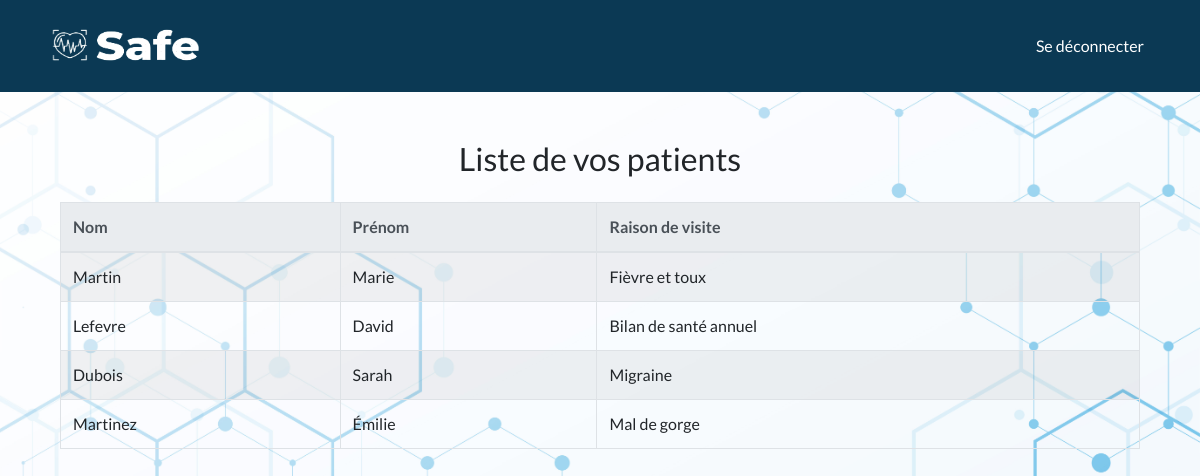
The page /consulter-patients/ (signed in) on the database its author committed.
### myapp/models.py (models this page shows, shortened)
class Patient(models.Model):
    user = models.OneToOneField(User, on_delete=models.CASCADE)
    raison_de_visite = models.TextField()
    medecin_traitant = models.ForeignKey(Medecin, on_delete=models.SET_NULL, null=True,related_name="patients")

class User(AbstractUser):
    is_rh= models.BooleanField('Is rh', default=False)
    is_medecin = models.BooleanField('Is medecin', default=False)
    is_infermiere = models.BooleanField('Is infermiere', default=False)
    is_visiteur = models.BooleanField('Is visiteur', default=False)
    nom = models.CharField(max_length=100)
    prenom = models.CharField(max_length=100)

### myapp/views.py (the view)
# urls.py: path('consulter-patients/', views.consulter_patients, name='consulter_patients'),
@login_required
@user_passes_test(is_medecin)
def consulter_patients(request):
    current_medecin = Medecin.objects.get(user=request.user)
    patients = Patient.objects.filter(medecin_traitant=current_medecin)
    return render(request, 'consulter_patients.html', {'patients': patients})

### myapp/views.py (called while the page is built)
def is_medecin(user):
    return user.is_authenticated and (user.is_medecin or user.is_staff)

### myapp/templates/consulter_patients.html
{% extends 'base.html' %}
{% block content %}
<div class="container my-5">
    <h2 class="text-center mb-4">Liste de vos patients</h2>
    <div class="table-responsive">
        <table class="table table-striped table-bordered">
            <thead class="thead-light">
                <tr>
                    <th>Nom</th>
                    <th>Prénom</th>
                    <th>Raison de visite</th>
                </tr>
            </thead>
            <tbody>
                {% for patient in patients %}
                <tr>
                    <td>{{ patient.user.nom }}</td>
                    <td>{{ patient.user.prenom }}</td>
                    <td>{{ patient.raison_de_visite }}</td>
                </tr>
                {% endfor %}
            </tbody>
        </table>
    </div>
</div>
{% endblock %}

### myapp/static/css/style.css (style rules this page uses)
body { background-image: url('/static/images/19366.jpg'); background-size: cover; background-position: center; }

### myapp/templates/base.html (style rules this page uses)
body { font-family: 'Lato', sans-serif; background-color: #f4f4f4; }
.container { margin-top: 2rem; }

### rows shown on the page
Patient: user.nom "Martin", user.prenom "Marie", raison_de_visite "Fièvre et toux"
Patient: user.nom "Lefevre", user.prenom "David", raison_de_visite "Bilan de santé annuel"
Patient: user.nom "Dubois", user.prenom "Sarah", raison_de_visite "Migraine"
Patient: user.nom "Martinez", user.prenom "Émilie", raison_de_visite "Mal de gorge"
